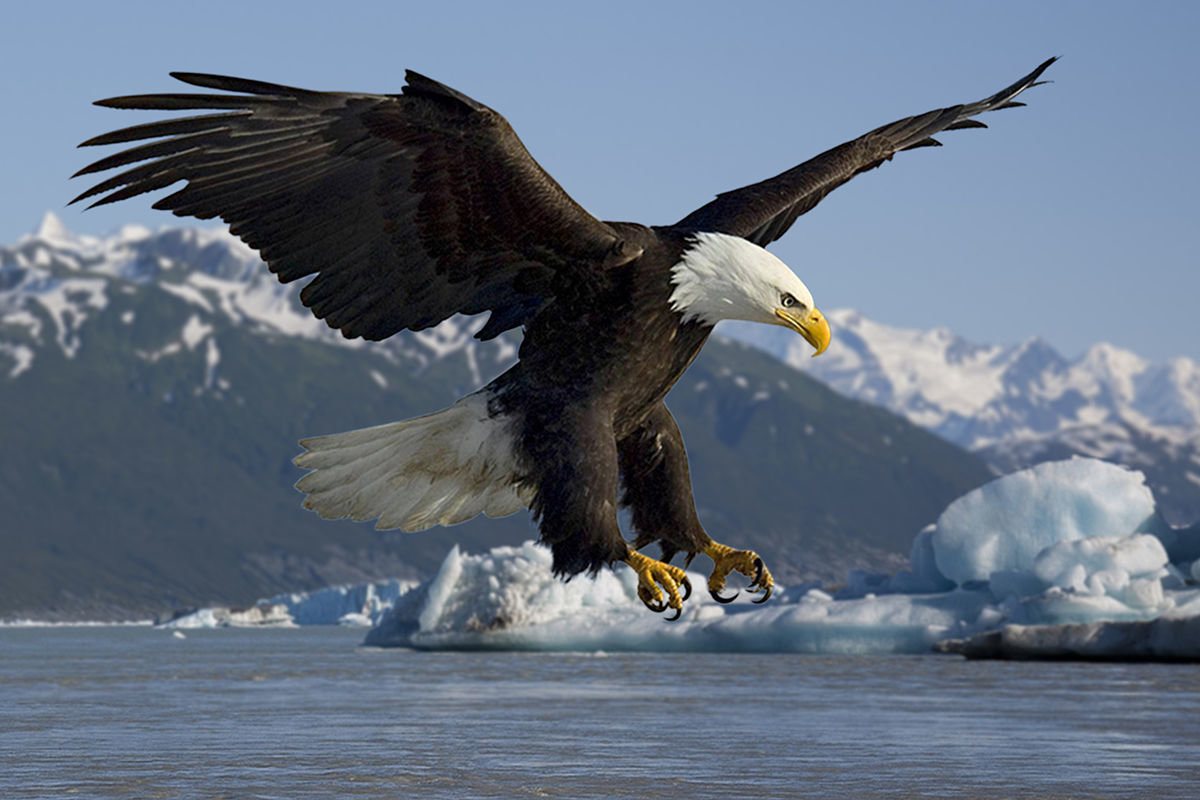
#> input picture Image.jpg, 1200 x 800 px, found by its file name
$ python ImageCompressor.py
#> lines starting #> are read from the running program, lines starting #| are printed output that depends on the picture; long printed decimals are rounded
### functions/HistorgramGenerator.py
import numpy as np
import matplotlib.pyplot as plt

def histogram_array_generator(image):
    histogram_array = {}
    for index in range(256):
        histogram_array[index] = 0
    for row in image:
        for element in row:
            histogram_array[element] += 1
    return histogram_array

# [12 lines left out: functions plot_histogram, histogram_generator, not called in this run]

def probability_distribution_generator(array, image_dimension):
    prob_dist_array = {}
    for index in range(256):
        prob_dist_array[index] = array[index]/image_dimension
    return prob_dist_array

# [4 lines left out: function probability_distribution_histogram_generator, not called in this run]

### functions/HuffmanCoding.py
import numpy as np
import heapq

class HeapNode:
    def __init__(self, pixel, prob):
        self.pixel = pixel
        self.prob = prob
        self.left = None
        self.right = None

    def __lt__(self, other):
        return self.prob < other.prob

    # [6 lines left out: function __eq__, not called in this run]

class HuffmanCoding:
    def __init__(self, code_dict):
        self.code_dict = code_dict
        self.heap = []
        self.codes = {}
        self.reverse_mapping = {}

    def make_heap(self, Code_dict):
        for key in Code_dict:
            node = HeapNode(key, Code_dict[key])
            heapq.heappush(self.heap, node)

    def merge_nodes(self):
        while (len(self.heap) > 1):
            node1 = heapq.heappop(self.heap)
            node2 = heapq.heappop(self.heap)

            merge_nodes = HeapNode(None, node1.prob + node2.prob)

            merge_nodes.left = node1
            merge_nodes.right = node2

            heapq.heappush(self.heap, merge_nodes)

    def make_codes_helper(self, root, current_code):
        if root is None:
            return
        if root.pixel != None:
            self.codes[root.pixel] = current_code
            self.reverse_mapping[current_code] = root.pixel
            return

        self.make_codes_helper(root.left, current_code + "0")
        self.make_codes_helper(root.right, current_code + "1")

    def make_codes(self):
        root = heapq.heappop(self.heap)
        current_code = ""
        self.make_codes_helper(root, current_code)

    def compress(self):
        self.make_heap(self.code_dict)
        self.merge_nodes()
        self.make_codes()
        return self.codes, self.reverse_mapping

### functions/Compressor.py
def compressor(original_image, code):
    compress_image_array = []
    for pixel_row_index in range(original_image.shape[0]):
        pixel_row = []
        for pixel_column_index in range(original_image.shape[1]):
            pixel_row.append(str(code[original_image[pixel_row_index][pixel_column_index]]))
        compress_image_array.append(pixel_row)
    return compress_image_array

### functions/ByteStreamGenerator.py
def byte_stream (red_stream_image, green_stream_image, blue_stream_image, red_seperator, green_seperator):
    byte_stream = ""

    for stream_row_index in range(len(red_stream_image)):
        for stream_column_index in range(len(red_stream_image[0])):
            byte_stream += str(red_stream_image[stream_row_index][stream_column_index])

    byte_stream += red_seperator

    for stream_row_index in range(len(green_stream_image)):
        for stream_column_index in range(len(green_stream_image[0])):
            byte_stream += str(green_stream_image[stream_row_index][stream_column_index])

    byte_stream += green_seperator

    for stream_row_index in range(len(blue_stream_image)):
        for stream_column_index in range(len(blue_stream_image[0])):
            byte_stream += str(blue_stream_image[stream_row_index][stream_column_index])

    return byte_stream

### ImageCompressor.py
import cv2
import numpy as np
import matplotlib.pyplot as plt
import json

from functions import HistorgramGenerator, HuffmanCoding, Compressor, ByteStreamGenerator

original_image = cv2.imread('image.jpg')
#> original_image is the input picture: shape (800, 1200, 3); mean B, G, R 127.4, 111.2, 99
original_image = cv2.cvtColor(original_image, cv2.COLOR_BGR2RGB)
image_height = original_image.shape[0]
#> image_height = 800
image_width = original_image.shape[1]
#> image_width = 1200

red_scaled_image = original_image[:,:,0]
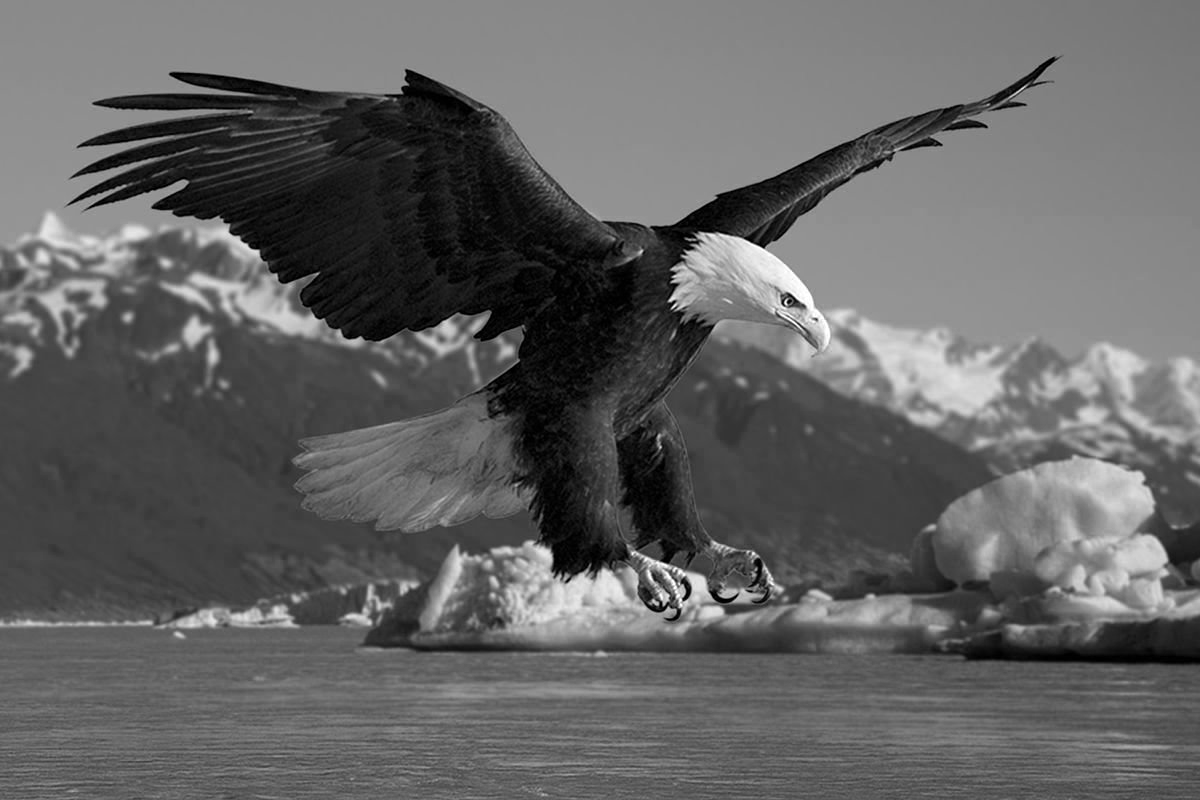
#> red_scaled_image: shape (800, 1200); min 0, max 255, mean 99
green_scaled_image = original_image[:,:,1]
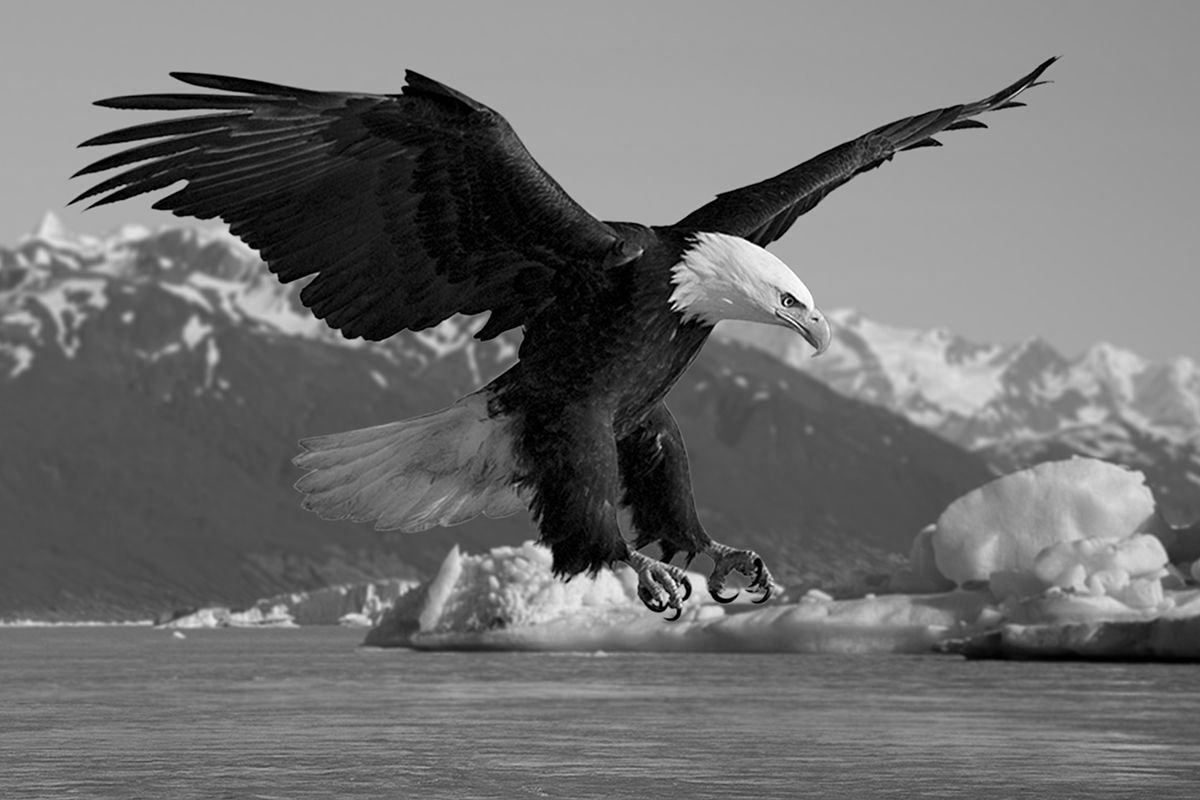
#> green_scaled_image: shape (800, 1200); min 0, max 255, mean 111.2
blue_scaled_image = original_image[:,:,2]
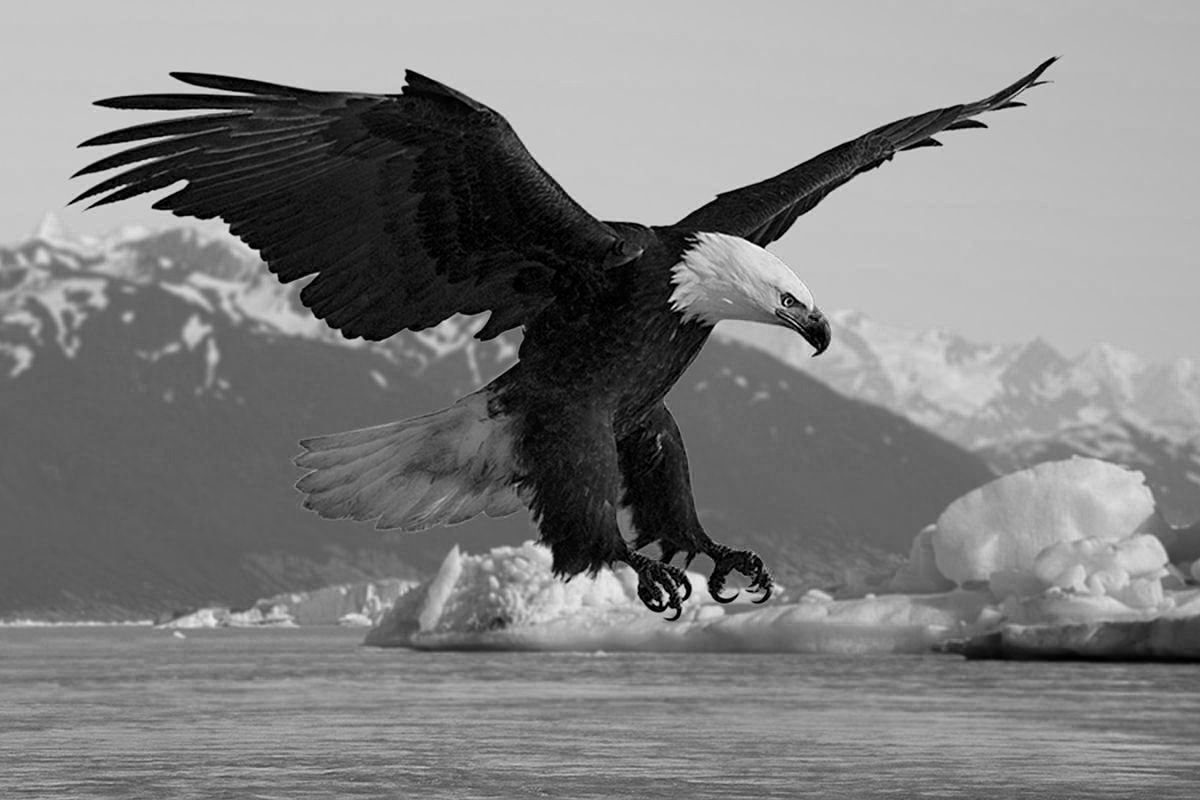
#> blue_scaled_image: shape (800, 1200); min 0, max 252, mean 127.4

red_channel_histogram_array = HistorgramGenerator.histogram_array_generator(red_scaled_image)
#> after the loop in histogram_array_generator, `for row in image:`: histogram_array = 256 items
#> red_channel_histogram_array = 256 items
green_channel_histogram_array = HistorgramGenerator.histogram_array_generator(green_scaled_image)
#> green_channel_histogram_array = 256 items
blue_channel_histogram_array = HistorgramGenerator.histogram_array_generator(blue_scaled_image)
#> blue_channel_histogram_array = 256 items

red_channel_probability_distribution = HistorgramGenerator.probability_distribution_generator(red_channel_histogram_array, image_height*image_width)
#> red_channel_probability_distribution = 256 items
green_channel_probability_distribution = HistorgramGenerator.probability_distribution_generator(green_channel_histogram_array, image_height*image_width)
#> green_channel_probability_distribution = 256 items
blue_channel_probability_distribution = HistorgramGenerator.probability_distribution_generator(blue_channel_histogram_array, image_height*image_width)
#> blue_channel_probability_distribution = 256 items

red_channel_probability_distribution['seperator'] = 0
red_huffman_coding = HuffmanCoding.HuffmanCoding(red_channel_probability_distribution)
#> in __init__, `self.code_dict = code_dict`: self.code_dict = 257 items
red_coded_pixels, red_reverse_coded_pixels = red_huffman_coding.compress()
#> the loop in make_heap, `for key in Code_dict:` made 257 passes
#> the loop in merge_nodes, `while (len(self.heap) > 1):` made 256 passes
#> red_coded_pixels = 257 items; red_reverse_coded_pixels = 257 items

green_channel_probability_distribution['seperator'] = 0
green_huffman_coding = HuffmanCoding.HuffmanCoding(green_channel_probability_distribution)
green_coded_pixels, green_reverse_coded_pixels = green_huffman_coding.compress()
#> the loop in make_heap (call 2), `for key in Code_dict:` made 257 passes
#> the loop in merge_nodes (call 2), `while (len(self.heap) > 1):` made 256 passes
#> green_coded_pixels = 257 items; green_reverse_coded_pixels = 257 items

blue_huffman_coding = HuffmanCoding.HuffmanCoding(blue_channel_probability_distribution)
blue_coded_pixels, blue_reverse_coded_pixels = blue_huffman_coding.compress()
#> blue_coded_pixels = 256 items; blue_reverse_coded_pixels = 256 items

with open('codes/red_channel_codes.json', 'w') as fp:
    json.dump(red_coded_pixels,fp)
with open('decodes/red_channel_decodes.json', 'w') as fp:
    json.dump(red_reverse_coded_pixels,fp)

with open('codes/green_channel_codes.json', 'w') as fp:
    json.dump(green_coded_pixels,fp)
with open('decodes/green_channel_decodes.json', 'w') as fp:
    json.dump(green_reverse_coded_pixels,fp)

with open('codes/blue_channel_codes.json', 'w') as fp:
    json.dump(blue_coded_pixels,fp)
with open('decodes/blue_channel_decodes.json', 'w') as fp:
    json.dump(blue_reverse_coded_pixels,fp)

red_channel_compressed_image = Compressor.compressor(red_scaled_image, red_coded_pixels)
#> after the loop in compressor, `for pixel_row_index in range(original_image.shape[0]):`: compress_image_array = 800 items
#> red_channel_compressed_image = 800 items
green_channel_compressed_image = Compressor.compressor(green_scaled_image, green_coded_pixels)
#> green_channel_compressed_image = 800 items
blue_channel_compressed_image = Compressor.compressor(blue_scaled_image, blue_coded_pixels)
#> blue_channel_compressed_image = 800 items

bit_stream = ByteStreamGenerator.byte_stream(red_channel_compressed_image, green_channel_compressed_image, blue_channel_compressed_image, red_coded_pixels['seperator'], green_coded_pixels['seperator'])

print('Compression Ratio :',(len(bit_stream) / (red_scaled_image.shape[0]*red_scaled_image.shape[1]*3*8)))
#| Compression Ratio : 0.9062
with open('ImageCompressed.txt', 'w') as fp:
    fp.write(bit_stream)
